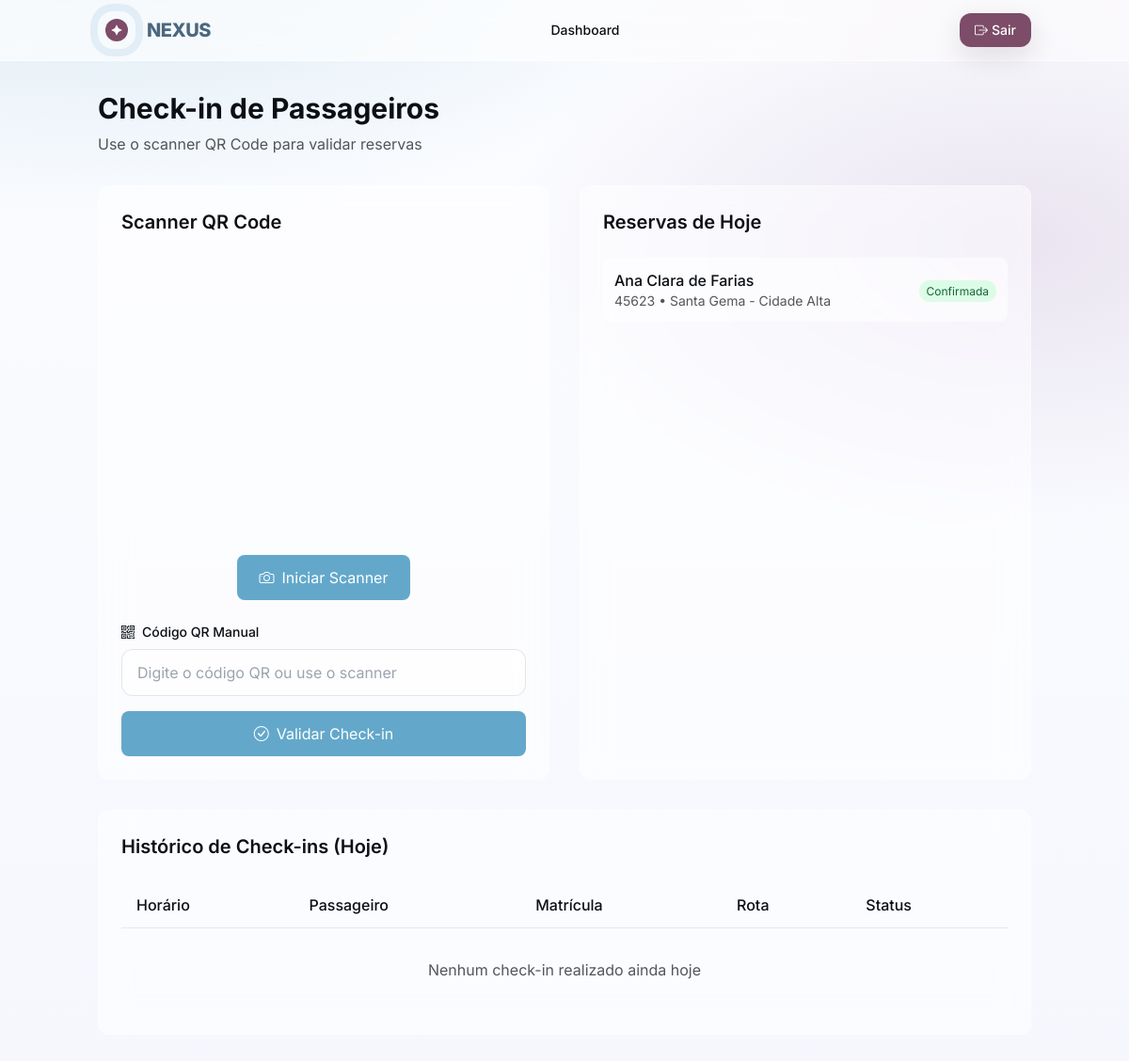
Screenshot of /driver/scan/checkin (signed in) with the database file from the repository.
### tables this page shows
CREATE TABLE `reservations` (
  `id` int(11) NOT NULL,
  `user_id` int(11) NOT NULL,
  `route_id` int(11) NOT NULL,
  `seat_id` int(11) DEFAULT NULL,
  `reservation_date` date NOT NULL,
  `status` enum('active','cancelled','completed','waiting','no_show') NOT NULL DEFAULT 'active',
  `qr_code` varchar(100) DEFAULT NULL,
  `confirmation_code` varchar(10) DEFAULT NULL,
  `confirmed_at` timestamp NULL DEFAULT NULL,
  `check_in_time` timestamp NULL DEFAULT NULL,
  `cancellation_reason` varchar(200) DEFAULT NULL,
  `created_at` timestamp NOT NULL DEFAULT current_timestamp(),
  `updated_at` timestamp NOT NULL DEFAULT current_timestamp() ON UPDATE current_timestamp(),
  `pickup_point` varchar(100) DEFAULT NULL,
  `dropoff_point` varchar(100) DEFAULT NULL,
  `start_date` date DEFAULT NULL,
  `end_date` date DEFAULT NULL,
  `days_of_week` varchar(100) DEFAULT NULL,
  `collage` varchar(100) DEFAULT NULL
);

CREATE TABLE `users` (
  `id` int(11) NOT NULL,
  `name` varchar(100) NOT NULL,
  `email` varchar(100) NOT NULL,
  `matricula` varchar(20) DEFAULT NULL,
  `curso` varchar(50) DEFAULT NULL,
  `phone` varchar(15) DEFAULT NULL,
  `address` varchar(200) DEFAULT NULL,
  `emergency_contact` varchar(15) DEFAULT NULL,
  `password_hash` varchar(255) NOT NULL,
  `user_type` enum('student','driver','admin') NOT NULL,
  `profile_photo` varchar(255) DEFAULT NULL,
  `email_verified` tinyint(1) DEFAULT 0,
  `active` tinyint(1) DEFAULT 1,
  `created_at` timestamp NOT NULL DEFAULT current_timestamp(),
  `updated_at` timestamp NOT NULL DEFAULT current_timestamp() ON UPDATE current_timestamp(),
  `last_login` timestamp NULL DEFAULT NULL
);

CREATE TABLE `routes` (
  `id` int(11) NOT NULL,
  `name` varchar(100) NOT NULL,
  `origin` varchar(100) DEFAULT NULL,
  `destination` varchar(100) NOT NULL,
  `route_date` date NOT NULL,
  `schedule_id` int(11) NOT NULL,
  `departure_time` time NOT NULL,
  `pickup_points` text NOT NULL,
  `max_capacity` int(11) NOT NULL,
  `driver_id` int(11) DEFAULT NULL,
  `current_occupancy` int(11) DEFAULT 0,
  `status` enum('scheduled','in_progress','completed','cancelled') DEFAULT 'scheduled',
  `active` tinyint(1) DEFAULT 1,
  `created_at` timestamp NOT NULL DEFAULT current_timestamp(),
  `updated_at` timestamp NOT NULL DEFAULT current_timestamp() ON UPDATE current_timestamp(),
  `arrival_time` time DEFAULT NULL,
  `description` text DEFAULT NULL,
  `days_of_week` varchar(100) DEFAULT NULL
);

### app/views/driver/scan/checkin.php (the view, shortened to what the rows shown need)
<?php require_once __DIR__ . '/../../layouts/header.php'; ?>
<div class="min-h-screen gradient-surface">
    <div class="container mx-auto px-4 py-8">
        <div class="mb-8">
            <h1 class="text-3xl font-bold text-nexus-ink mb-2">Check-in de Passageiros</h1>
            <p class="text-nexus-ink/70">Use o scanner QR Code para validar reservas</p>
        </div>
        <div class="grid grid-cols-1 lg:grid-cols-2 gap-8">
            <div class="frost rounded-xl p-6">
                <h2 class="text-xl font-semibold text-nexus-ink mb-6">Scanner QR Code</h2>
                <div class="text-center mb-6">
                    <div id="qr-reader" class="mx-auto mb-4" style="width: 300px; height: 300px;"></div>
                    <button id="start-scan" class="bg-nexus-b text-white px-6 py-3 rounded-lg hover:bg-nexus-a transition-colors">
                        <i class="bi bi-camera mr-2"></i>Iniciar Scanner
                    </button>
                </div>
                <form id="qr-form" method="POST" class="space-y-4">
                    <div>
                        <label for="qr_data" class="block text-sm font-medium text-nexus-ink mb-2">
                            <i class="bi bi-qr-code mr-2"></i>Código QR Manual
                        </label>
                        <input
                            type="text"
                            id="qr_data"
                            name="qr_data"
                            placeholder="Digite o código QR ou use o scanner"
                            class="w-full px-4 py-3 rounded-xl border border-gray-300/60 bg-white/70 focus:outline-none focus:ring-2 focus:ring-nexus-b focus:border-transparent transition-all"
                        >
                    </div>
                    <button type="submit" class="w-full bg-nexus-b text-white py-3 rounded-lg hover:bg-nexus-a transition-colors">
                        <i class="bi bi-check-circle mr-2"></i>Validar Check-in
                    </button>
                </form>
            </div>
            <div class="frost rounded-xl p-6">
                <h2 class="text-xl font-semibold text-nexus-ink mb-6">Reservas de Hoje</h2>
                <?php if (!empty($reservations)): ?>
                    <div class="space-y-3 max-h-96 overflow-y-auto">
                        <?php foreach ($reservations as $reservation): ?>
                            <div class="flex items-center justify-between p-3 bg-white/50 rounded-lg">
                                <div>
                                    <p class="font-medium text-nexus-ink"><?php echo htmlspecialchars($reservation['student_name']); ?></p>
                                    <p class="text-sm text-nexus-ink/70"><?php echo htmlspecialchars($reservation['matricula']); ?> • <?php echo htmlspecialchars($reservation['route_name']); ?></p>
                                </div>
                                <div class="text-right">
                                    <span class="px-2 py-1 bg-green-100 text-green-800 text-xs rounded-full">Confirmada</span>
                                </div>
                            </div>
                        <?php endforeach; ?>
                    </div>
                <?php endif; ?>
            </div>
        </div>
        <div class="mt-8 frost rounded-xl p-6">
            <h2 class="text-xl font-semibold text-nexus-ink mb-6">Histórico de Check-ins (Hoje)</h2>
            <div class="overflow-x-auto">
                <table class="w-full">
                    <thead>
                        <tr class="border-b border-gray-200">
                            <th class="text-left py-3 px-4 text-nexus-ink font-medium">Horário</th>
                            <th class="text-left py-3 px-4 text-nexus-ink font-medium">Passageiro</th>
                            <th class="text-left py-3 px-4 text-nexus-ink font-medium">Matrícula</th>
                            <th class="text-left py-3 px-4 text-nexus-ink font-medium">Rota</th>
                            <th class="text-left py-3 px-4 text-nexus-ink font-medium">Status</th>
                        </tr>
                    </thead>
                    <tbody id="checkin-history">
                        <tr>
                            <td colspan="5" class="text-center py-8 text-nexus-ink/70">
                                Nenhum check-in realizado ainda hoje
                            </td>
                        </tr>
                    </tbody>
                </table>
            </div>
        </div>
    </div>
</div>
<?php require_once __DIR__ . '/../../layouts/footer.php'; ?>

### app/core/Router.php (shortened to what the rows shown need)
<?php
class Router {
    private $routes = [];
    public function addRoute($method, $path, $controllerAction) {
        $this->routes[] = [
            'method' => $method,
            'path' => $path,
            'controllerAction' => $controllerAction
        ];
    }
    public function dispatch() {
        $requestMethod = $_SERVER['REQUEST_METHOD'];
        $requestUri = parse_url($_SERVER['REQUEST_URI'], PHP_URL_PATH);
        $scriptName = $_SERVER['SCRIPT_NAME'];
        $baseDir = rtrim(dirname($scriptName), '\\/');
        if ($baseDir && $baseDir !== '.') {
            if (strpos($requestUri, $baseDir) === 0) {
                $requestUri = substr($requestUri, strlen($baseDir));
            }
        }
        foreach ($this->routes as $route) {
            $pattern = preg_replace('/\{([a-zA-Z]+)\}/', '(?P<\1>[^/]+)', $route['path']);
            $pattern = '@^' . $pattern . '$@D';
            if ($route['method'] === $requestMethod && preg_match($pattern, $requestUri, $matches)) {
                list($controller, $action) = explode('@', $route['controllerAction']);
                $controllerInstance = new $controller();
                $params = array_filter($matches, function($key) {
                    return !is_numeric($key);
                }, ARRAY_FILTER_USE_KEY);
                call_user_func_array([$controllerInstance, $action], array_values($params));
                return;
            }
        }
    }
}
?>

### rows the page displays
reservations: user.name "Ana Clara de Farias", user.matricula "45623", route.name "Santa Gema - Cidade Alta"
